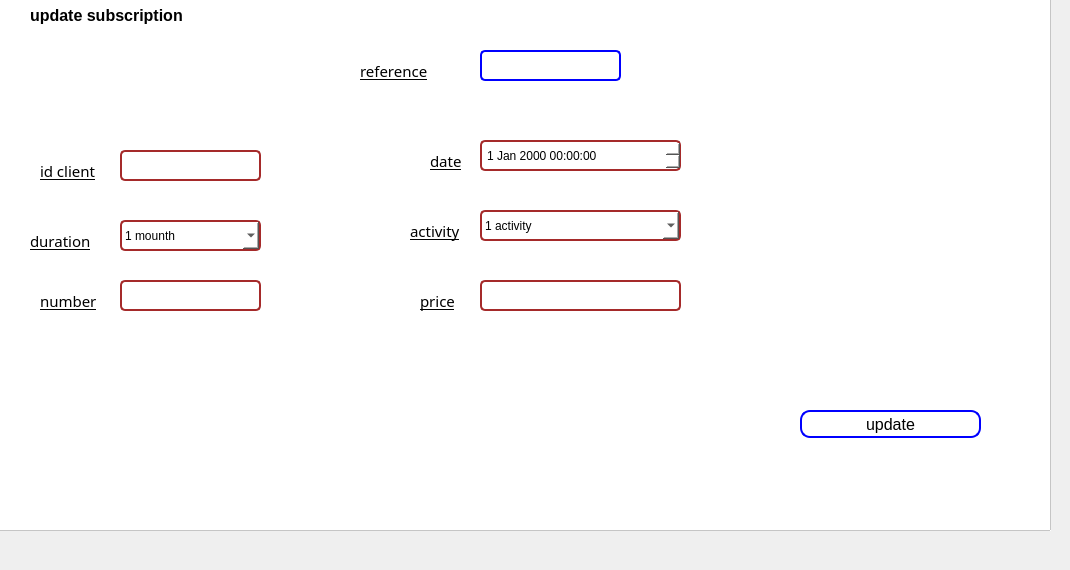
      <widget class="QWidget" name="tab_13">
       <attribute name="title">
        <string>update subscription</string>
       </attribute>
       <widget class="QFrame" name="frame_17">
        <property name="geometry">
         <rect>
          <x>-10</x>
          <y>-30</y>
          <width>1061</width>
          <height>561</height>
         </rect>
        </property>
        <property name="styleSheet">
         <string notr="true">background:rgb(255, 255, 255)</string>
        </property>
        <property name="frameShape">
         <enum>QFrame::StyledPanel</enum>
        </property>
        <property name="frameShadow">
         <enum>QFrame::Raised</enum>
        </property>
        <widget class="QLabel" name="label_58">
         <property name="geometry">
          <rect>
           <x>40</x>
           <y>30</y>
           <width>211</width>
           <height>31</height>
          </rect>
         </property>
         <property name="font">
          <font>
           <pointsize>12</pointsize>
           <weight>75</weight>
           <bold>true</bold>
          </font>
         </property>
         <property name="text">
          <string>update subscription</string>
         </property>
        </widget>
        <widget class="QLabel" name="label_59">
         <property name="geometry">
          <rect>
           <x>370</x>
           <y>80</y>
           <width>131</width>
           <height>41</height>
          </rect>
         </property>
         <property name="font">
          <font>
           <family>Myanmar Text</family>
           <pointsize>11</pointsize>
           <underline>true</underline>
          </font>
         </property>
         <property name="text">
          <string>reference</string>
         </property>
        </widget>
        <widget class="QLineEdit" name="ref_update_abnt">
         <property name="geometry">
          <rect>
           <x>490</x>
           <y>80</y>
           <width>141</width>
           <height>31</height>
          </rect>
         </property>
         <property name="styleSheet">
          <string notr="true">
    border: 2px solid black; 
    border-radius:5px ;
    padding: 3px;
    border-color: blue;


</string>
         </property>
        </widget>
        <widget class="QLabel" name="label_60">
         <property name="geometry">
          <rect>
           <x>40</x>
           <y>250</y>
           <width>131</width>
           <height>41</height>
          </rect>
         </property>
         <property name="font">
          <font>
           <family>Myanmar Text</family>
           <pointsize>11</pointsize>
           <underline>true</underline>
          </font>
         </property>
         <property name="text">
          <string>duration</string>
         </property>
        </widget>
        <widget class="QComboBox" name="comboBox_3">
         <property name="geometry">
          <rect>
           <x>130</x>
           <y>250</y>
           <width>141</width>
           <height>31</height>
          </rect>
         </property>
         <property name="styleSheet">
          <string notr="true">
    border: 2px solid black; 
    border-radius:5px ;
    padding: 3px;
    border-color:brown
;


</string>
         </property>
         <item>
          <property name="text">
           <string>1 mounth</string>
          </property>
         </item>
         <item>
          <property name="text">
           <string>3 mounths</string>
          </property>
         </item>
         <item>
          <property name="text">
           <string>9 mounths</string>
          </property>
         </item>
         <item>
          <property name="text">
           <string>1 year</string>
          </property>
         </item>
        </widget>
        <widget class="QLabel" name="label_61">
         <property name="geometry">
          <rect>
           <x>50</x>
           <y>310</y>
           <width>131</width>
           <height>41</height>
          </rect>
         </property>
         <property name="font">
          <font>
           <family>Myanmar Text</family>
           <pointsize>11</pointsize>
           <underline>true</underline>
          </font>
         </property>
         <property name="text">
          <string>number</string>
         </property>
        </widget>
        <widget class="QLineEdit" name="number_update_abnt">
         <property name="geometry">
          <rect>
           <x>130</x>
           <y>310</y>
           <width>141</width>
           <height>31</height>
          </rect>
         </property>
         <property name="styleSheet">
          <string notr="true">
    border: 2px solid black; 
    border-radius:5px ;
    padding: 3px;
    border-color:brown;


</string>
         </property>
        </widget>
        <widget class="QLabel" name="label_62">
         <property name="geometry">
          <rect>
           <x>420</x>
           <y>240</y>
           <width>131</width>
           <height>41</height>
          </rect>
         </property>
         <property name="font">
          <font>
           <family>Myanmar Text</family>
           <pointsize>11</pointsize>
           <underline>true</underline>
          </font>
         </property>
         <property name="text">
          <string>activity</string>
         </property>
        </widget>
        <widget class="QComboBox" name="activity_update_abnt">
         <property name="geometry">
          <rect>
           <x>490</x>
           <y>240</y>
           <width>201</width>
           <height>31</height>
          </rect>
         </property>
         <property name="styleSheet">
          <string notr="true">
    border: 2px solid black; 
    border-radius:5px ;
    padding: 3px;
    border-color:brown;


</string>
         </property>
         <item>
          <property name="text">
           <string>1 activity</string>
          </property>
         </item>
         <item>
          <property name="text">
           <string>3 activity</string>
          </property>
         </item>
         <item>
          <property name="text">
           <string>all activity</string>
          </property>
         </item>
        </widget>
        <widget class="QLabel" name="label_63">
         <property name="geometry">
          <rect>
           <x>440</x>
           <y>170</y>
           <width>131</width>
           <height>41</height>
          </rect>
         </property>
         <property name="font">
          <font>
           <family>Myanmar Text</family>
           <pointsize>11</pointsize>
           <underline>true</underline>
          </font>
         </property>
         <property name="text">
          <string>date</string>
         </property>
        </widget>
        <widget class="QDateTimeEdit" name="dateTimeEdit_2">
         <property name="geometry">
          <rect>
           <x>490</x>
           <y>170</y>
           <width>201</width>
           <height>31</height>
          </rect>
         </property>
         <property name="styleSheet">
          <string notr="true">
    border: 2px solid black; 
    border-radius:5px ;
    padding: 3px;
    border-color:brown;


</string>
         </property>
        </widget>
        <widget class="QLabel" name="label_64">
         <property name="geometry">
          <rect>
           <x>430</x>
           <y>310</y>
           <width>131</width>
           <height>41</height>
          </rect>
         </property>
         <property name="font">
          <font>
           <family>Myanmar Text</family>
           <pointsize>11</pointsize>
           <underline>true</underline>
          </font>
         </property>
         <property name="text">
          <string>price</string>
         </property>
        </widget>
        <widget class="QLineEdit" name="price_update_abnt">
         <property name="geometry">
          <rect>
           <x>490</x>
           <y>310</y>
           <width>201</width>
           <height>31</height>
          </rect>
         </property>
         <property name="styleSheet">
          <string notr="true">
    border: 2px solid black; 
    border-radius:5px ;
    padding: 3px;
    border-color:brown;


</string>
         </property>
        </widget>
        <widget class="QPushButton" name="aupdate_abnt">
         <property name="geometry">
          <rect>
           <x>810</x>
           <y>440</y>
           <width>181</width>
           <height>28</height>
          </rect>
         </property>
         <property name="styleSheet">
          <string notr="true">QPushButton {
    background-color: #ffffff; /* Fond blanc */
    border: 2px solid blue; /* Bordure bleue */
    border-radius: 10px; /* Coins arrondis */
    padding: 1px 2px; /* Espacement intérieur */
    color: black; /* Couleur du texte */
    font-size: 16px; /* Taille de la police */
}

QPushButton:pressed {
    background-color: blue; /* Nouvelle couleur lorsque le bouton est enfoncé */
}
</string>
         </property>
         <property name="text">
          <string>update</string>
         </property>
        </widget>
        <widget class="QLabel" name="label_65">
         <property name="geometry">
          <rect>
           <x>50</x>
           <y>180</y>
           <width>131</width>
           <height>41</height>
          </rect>
         </property>
         <property name="font">
          <font>
           <family>Myanmar Text</family>
           <pointsize>11</pointsize>
           <underline>true</underline>
          </font>
         </property>
         <property name="text">
          <string>id client</string>
         </property>
        </widget>
        <widget class="QLineEdit" name="idclient_update_abnt">
         <property name="geometry">
          <rect>
           <x>130</x>
           <y>180</y>
           <width>141</width>
           <height>31</height>
          </rect>
         </property>
         <property name="styleSheet">
          <string notr="true">
    border: 2px solid black; 
    border-radius:5px ;
    padding: 3px;
    border-color:brown;


</string>
         </property>
        </widget>
       </widget>
      </widget>
